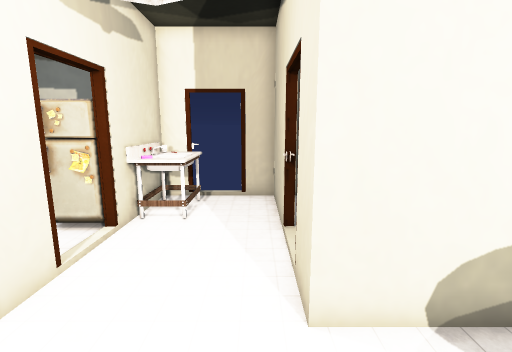
view 1 (above)

17 first-person views from a walk through a Unity game level. The camera is 1.5 m above the floor, tilts 10° down and sees 85° across. Doors are open. The floor is counted in squares, 0.5 m on a side. Each view is taken from the middle of a square. On the plan, view 1 faces up. The plan holds only what a view shows up to about 20 squares ahead; the rest is blank. The player is left out. Some surface patterns are stand-ins.

view 2
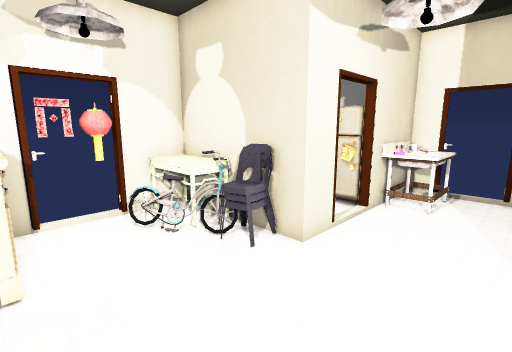

view 3
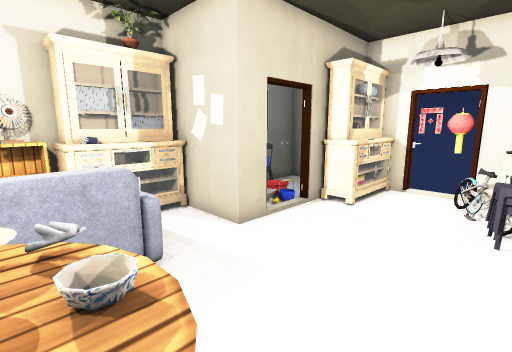

view 4
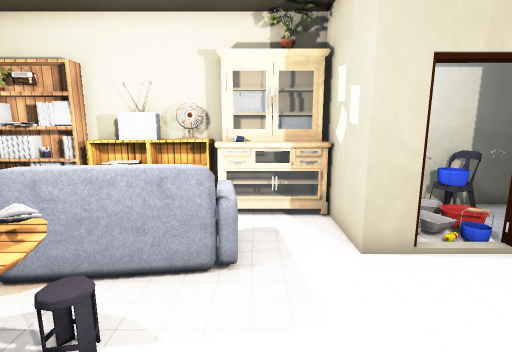

view 5
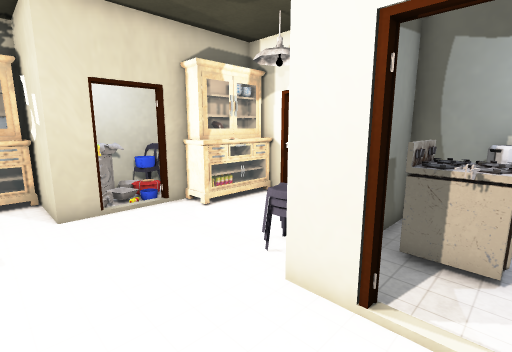

view 6
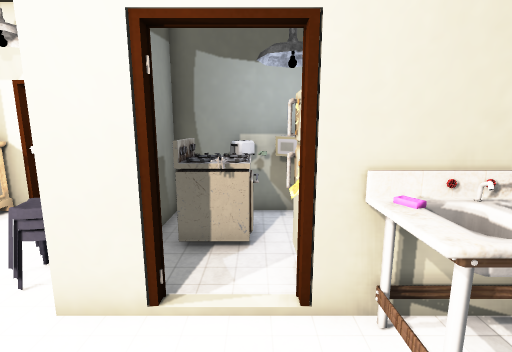

view 7
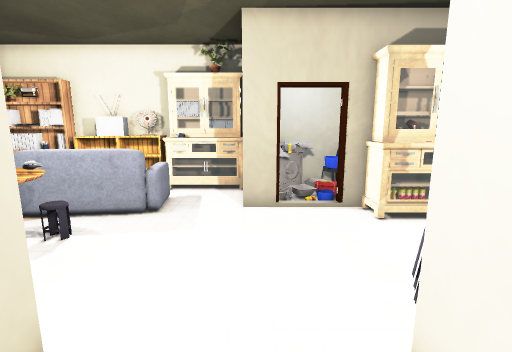

view 8
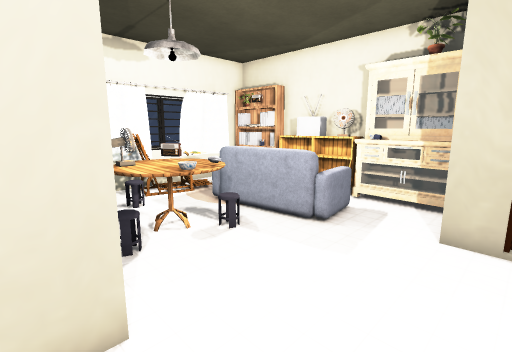

view 9
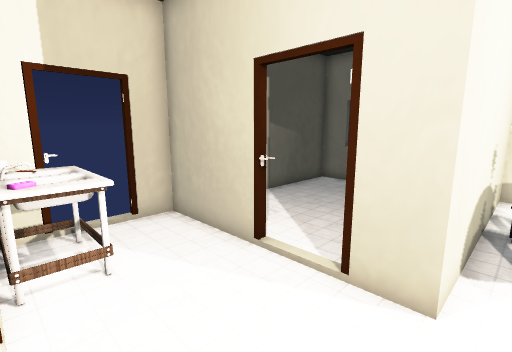

view 10
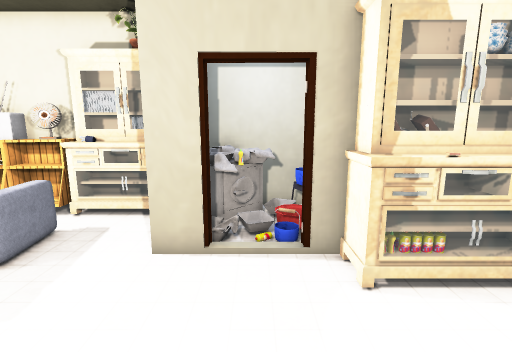

view 11
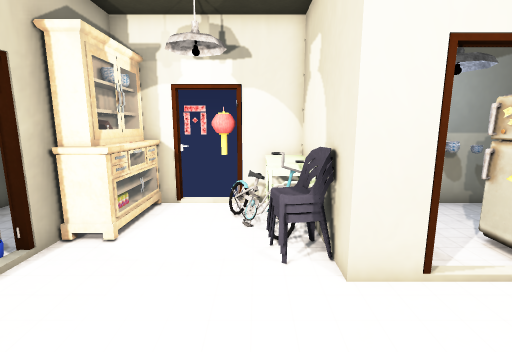

view 12
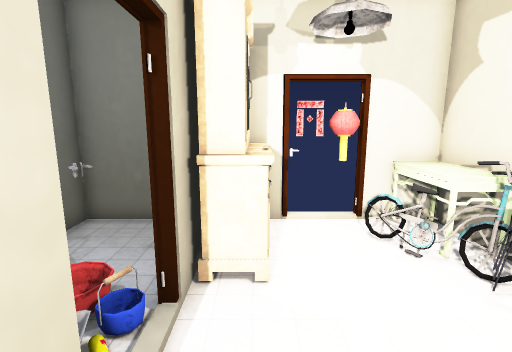

view 13
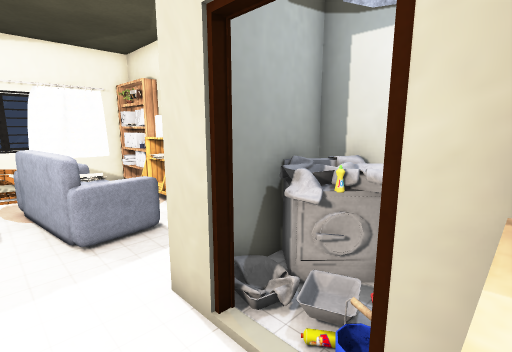

view 14
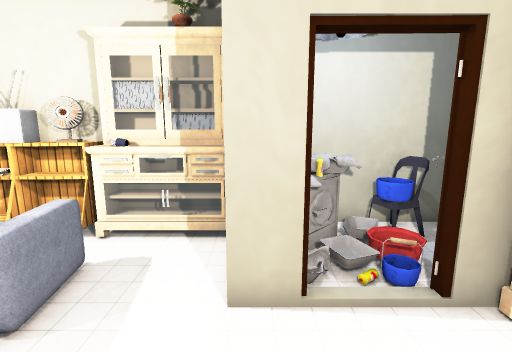

view 15
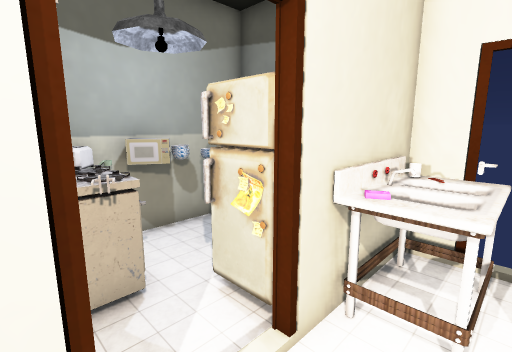

view 16
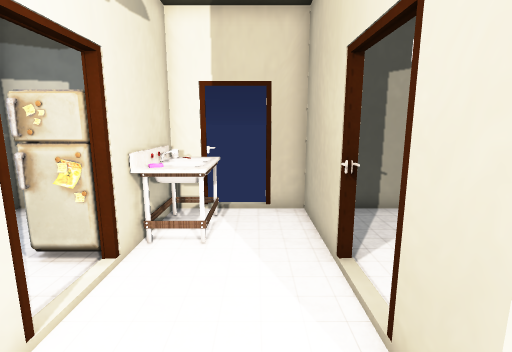

view 17
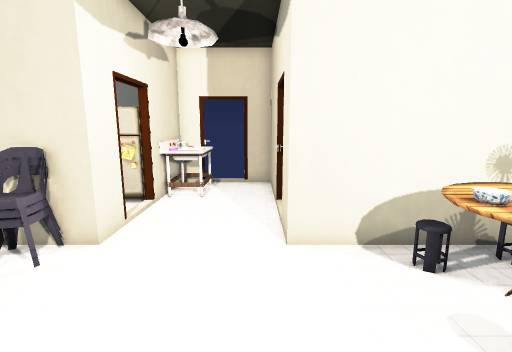

### Floor plan
Key: @ floor where view 1 was taken; # wall or solid block; . main floor; : floor 0.5 m higher than the main floor; D open door; = window, fence, low wall or low ledge; O other object.
Columns run from 10 left of view 1 to 7 right of it. Each row starts with its distance up from view 1.
 12 #     #ODD########
 11 #..   #OO..#.....
 10 #O.   OOO..#.....
  9 #O..  #OO..#.....
  8 #O..OO#....O.....
  7 #OOO.......D...
  6 #OOOOD.....D..
  5 #.OO.##....#
  4 ####OO#....#######
  3 #OOOOO.........O:
  2 #OOOOO.......OOOO
  1 OO...........OOOO
  0 O.........@..OOOO
 -1 O.............  .
 -2 #OOO .......OOOOO
 -3 #OOO #.##..OO
 -4 #   DD.###..O OOO
 -5 #...OD.O##..O.
 -6 #...OOOOOOOOO.. O=
 -7 #..OOOOO#OOOOOOOOO
 -8 ##########  #####

Where each view was taken, in squares from view 1:
view 1: 0 up, 0 right, facing up
view 2: 2 down, 0 right, facing up-left
view 3: 3 up, 4 right, facing down-left
view 4: 3 up, 1 right, facing down
view 5: 7 up, 0 right, facing down-left
view 6: 7 up, 0 right, facing left
view 7: 7 up, 2 left, facing down
view 8: 5 up, 3 left, facing down-right
view 9: 3 up, 4 left, facing up-right
view 10: 3 up, 4 left, facing down
view 11: 2 up, 1 right, facing left
view 12: 2 down, 1 left, facing left
view 13: 1 down, 6 left, facing down-right
view 14: 1 up, 2 left, facing down
view 15: 5 up, 2 left, facing up-left
view 16: 2 up, 1 left, facing up
view 17: 3 down, 0 right, facing up
